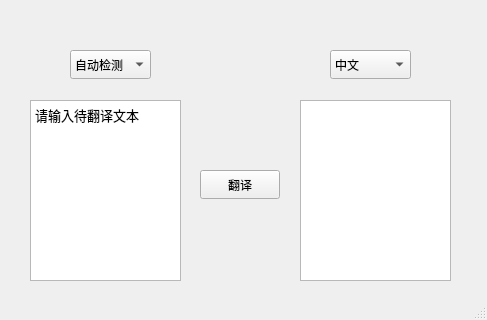
<?xml version="1.0" encoding="UTF-8"?>
<ui version="4.0">
 <class>MainWindow</class>
 <widget class="QMainWindow" name="MainWindow">
  <property name="geometry">
   <rect>
    <x>0</x>
    <y>0</y>
    <width>487</width>
    <height>320</height>
   </rect>
  </property>
  <property name="minimumSize">
   <size>
    <width>487</width>
    <height>320</height>
   </size>
  </property>
  <property name="baseSize">
   <size>
    <width>487</width>
    <height>320</height>
   </size>
  </property>
  <property name="windowTitle">
   <string>自用翻译器</string>
  </property>
  <widget class="QWidget" name="centralwidget">
   <widget class="QPushButton" name="pushButton">
    <property name="geometry">
     <rect>
      <x>200</x>
      <y>170</y>
      <width>80</width>
      <height>29</height>
     </rect>
    </property>
    <property name="text">
     <string>翻译</string>
    </property>
   </widget>
   <widget class="QComboBox" name="comboBox">
    <property name="geometry">
     <rect>
      <x>70</x>
      <y>50</y>
      <width>81</width>
      <height>29</height>
     </rect>
    </property>
    <item>
     <property name="text">
      <string extracomment="auto">自动检测</string>
     </property>
    </item>
    <item>
     <property name="text">
      <string>中文</string>
     </property>
    </item>
    <item>
     <property name="text">
      <string>英语</string>
     </property>
    </item>
    <item>
     <property name="text">
      <string>粤语</string>
     </property>
    </item>
    <item>
     <property name="text">
      <string>文言文</string>
     </property>
    </item>
    <item>
     <property name="text">
      <string>日语</string>
     </property>
    </item>
    <item>
     <property name="text">
      <string>韩语</string>
     </property>
    </item>
    <item>
     <property name="text">
      <string>法语</string>
     </property>
    </item>
    <item>
     <property name="text">
      <string>西班牙语</string>
     </property>
    </item>
    <item>
     <property name="text">
      <string>阿拉伯语</string>
     </property>
    </item>
    <item>
     <property name="text">
      <string>俄语</string>
     </property>
    </item>
    <item>
     <property name="text">
      <string>德语</string>
     </property>
    </item>
    <item>
     <property name="text">
      <string/>
     </property>
    </item>
   </widget>
   <widget class="QComboBox" name="comboBox_2">
    <property name="geometry">
     <rect>
      <x>330</x>
      <y>50</y>
      <width>81</width>
      <height>29</height>
     </rect>
    </property>
    <item>
     <property name="text">
      <string>中文</string>
     </property>
    </item>
    <item>
     <property name="text">
      <string>英语</string>
     </property>
    </item>
    <item>
     <property name="text">
      <string>粤语</string>
     </property>
    </item>
    <item>
     <property name="text">
      <string>文言文</string>
     </property>
    </item>
    <item>
     <property name="text">
      <string>日语</string>
     </property>
    </item>
    <item>
     <property name="text">
      <string>韩语</string>
     </property>
    </item>
    <item>
     <property name="text">
      <string>法语</string>
     </property>
    </item>
    <item>
     <property name="text">
      <string>西班牙语</string>
     </property>
    </item>
    <item>
     <property name="text">
      <string>阿拉伯语</string>
     </property>
    </item>
    <item>
     <property name="text">
      <string>俄语</string>
     </property>
    </item>
    <item>
     <property name="text">
      <string>德语</string>
     </property>
    </item>
   </widget>
   <widget class="QTextEdit" name="textEdit_2">
    <property name="geometry">
     <rect>
      <x>30</x>
      <y>100</y>
      <width>151</width>
      <height>181</height>
     </rect>
    </property>
    <property name="html">
     <string>&lt;!DOCTYPE HTML PUBLIC &quot;-//W3C//DTD HTML 4.0//EN&quot; &quot;http://www.w3.org/TR/REC-html40/strict.dtd&quot;&gt;
&lt;html&gt;&lt;head&gt;&lt;meta name=&quot;qrichtext&quot; content=&quot;1&quot; /&gt;&lt;style type=&quot;text/css&quot;&gt;
p, li { white-space: pre-wrap; }
&lt;/style&gt;&lt;/head&gt;&lt;body style=&quot; font-family:'Noto Sans CJK SC'; font-size:9.7pt; font-weight:400; font-style:normal;&quot;&gt;
&lt;p style=&quot; margin-top:0px; margin-bottom:0px; margin-left:0px; margin-right:0px; -qt-block-indent:0; text-indent:0px;&quot;&gt;请输入待翻译文本&lt;/p&gt;&lt;/body&gt;&lt;/html&gt;</string>
    </property>
   </widget>
   <widget class="QTextBrowser" name="textBrowser">
    <property name="geometry">
     <rect>
      <x>300</x>
      <y>100</y>
      <width>151</width>
      <height>181</height>
     </rect>
    </property>
   </widget>
  </widget>
  <widget class="QStatusBar" name="statusbar"/>
 </widget>
 <resources/>
 <connections/>
</ui>
